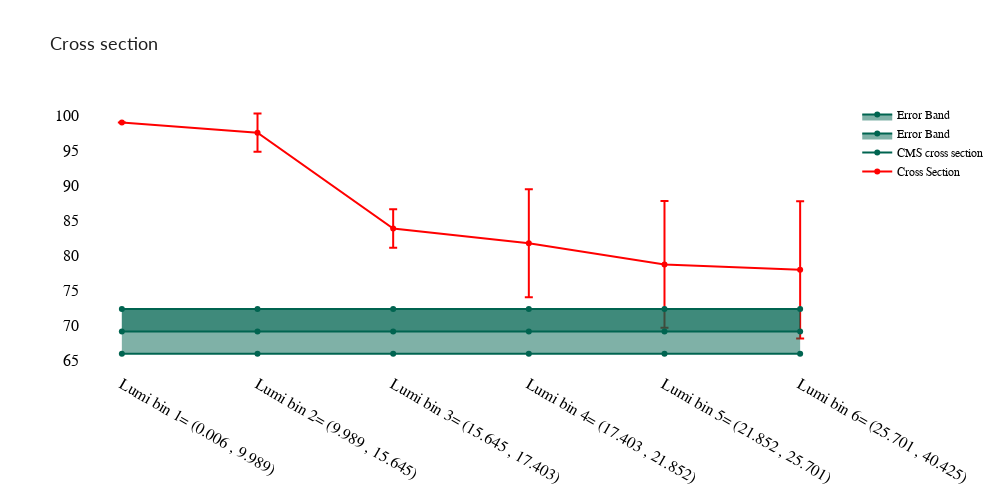

Source (notebook cell):
### Code cell
#len(X) = len(index)
cmscs = 69.2
Y = [cmscs]* len(index)
y_upper = [cmscs + cmscs*4.6/100]*len(index)
y_lower = [cmscs - cmscs*4.6/100]*len(index)

fig = go.Figure([
    go.Scatter(
        x=index,
        y=whole.iloc[-2],
        name = 'Cross Section' ,
        line=dict(color='red'),
        error_y=dict(
            type='data',
            array=whole.iloc[-1],
            visible=True)
    )]
    )

custom_template = {
    "layout": go.Layout(
        font={
            "family": "Nunito",
            "size": 16,
            "color": "black",
        },
        title={
            "text": "Cross section",
            "font": {
                "family": "Lato",
                "size": 18,
                "color": "#1f1f1f",
            },
        },
        autosize=False,
        width=1000,
        height=500,
        plot_bgcolor="#ffffff",
        paper_bgcolor="#ffffff",
        colorway=px.colors.qualitative.G10,
        legend=dict(font=dict(family="Nunito", size=12, color="black")),
    )
}
fig.add_scatter(x = index, y = Y , name = 'CMS cross section' , line=dict(color='rgb(0,100,80)'))
fig.add_scatter(x = index , y = y_upper , name = 'Error Band' , line=dict(color='rgb(0,100,80)') , fill='tonexty')
fig.add_scatter(x = index , y = y_lower , name = 'Error Band' , line=dict(color='rgb(0,100,80)') , fill='tonexty')

fig.update_layout(custom_template['layout'])
fig.show()

### Figure 1 — Plotly figure (JSON) as saved in the notebook; plotly's stock layout.template omitted (floating-point values rounded to 4 significant figures)
{"data": [{"error_y": {"array": [2.942e-14, 2.724, 2.745, 7.715, 9.026, 9.772], "type": "data", "visible": true}, "line": {"color": "red"}, "name": "Cross Section", "type": "scatter", "x": ["Lumi bin 1= (0.006 , 9.989) ", "Lumi bin 2= (9.989 , 15.645) ", "Lumi bin 3= (15.645 , 17.403) ", "Lumi bin 4= (17.403 , 21.852) ", "Lumi bin 5= (21.852 , 25.701) ", "Lumi bin 6= (25.701 , 40.425) "], "y": [99.0, 97.54, 83.86, 81.77, 78.75, 77.97]}, {"line": {"color": "rgb(0,100,80)"}, "name": "CMS cross section", "type": "scatter", "x": ["Lumi bin 1= (0.006 , 9.989) ", "Lumi bin 2= (9.989 , 15.645) ", "Lumi bin 3= (15.645 , 17.403) ", "Lumi bin 4= (17.403 , 21.852) ", "Lumi bin 5= (21.852 , 25.701) ", "Lumi bin 6= (25.701 , 40.425) "], "y": [69.2, 69.2, 69.2, 69.2, 69.2, 69.2]}, {"fill": "tonexty", "line": {"color": "rgb(0,100,80)"}, "name": "Error Band", "type": "scatter", "x": ["Lumi bin 1= (0.006 , 9.989) ", "Lumi bin 2= (9.989 , 15.645) ", "Lumi bin 3= (15.645 , 17.403) ", "Lumi bin 4= (17.403 , 21.852) ", "Lumi bin 5= (21.852 , 25.701) ", "Lumi bin 6= (25.701 , 40.425) "], "y": [72.38, 72.38, 72.38, 72.38, 72.38, 72.38]}, {"fill": "tonexty", "line": {"color": "rgb(0,100,80)"}, "name": "Error Band", "type": "scatter", "x": ["Lumi bin 1= (0.006 , 9.989) ", "Lumi bin 2= (9.989 , 15.645) ", "Lumi bin 3= (15.645 , 17.403) ", "Lumi bin 4= (17.403 , 21.852) ", "Lumi bin 5= (21.852 , 25.701) ", "Lumi bin 6= (25.701 , 40.425) "], "y": [66.02, 66.02, 66.02, 66.02, 66.02, 66.02]}], "layout": {"autosize": false, "colorway": ["#3366CC", "#DC3912", "#FF9900", "#109618", "#990099", "#0099C6", "#DD4477", "#66AA00", "#B82E2E", "#316395"], "font": {"color": "black", "family": "Nunito", "size": 16}, "height": 500, "legend": {"font": {"color": "black", "family": "Nunito", "size": 12}}, "paper_bgcolor": "#ffffff", "plot_bgcolor": "#ffffff", "title": {"font": {"color": "#1f1f1f", "family": "Lato", "size": 18}, "text": "Cross section"}, "width": 1000}}
